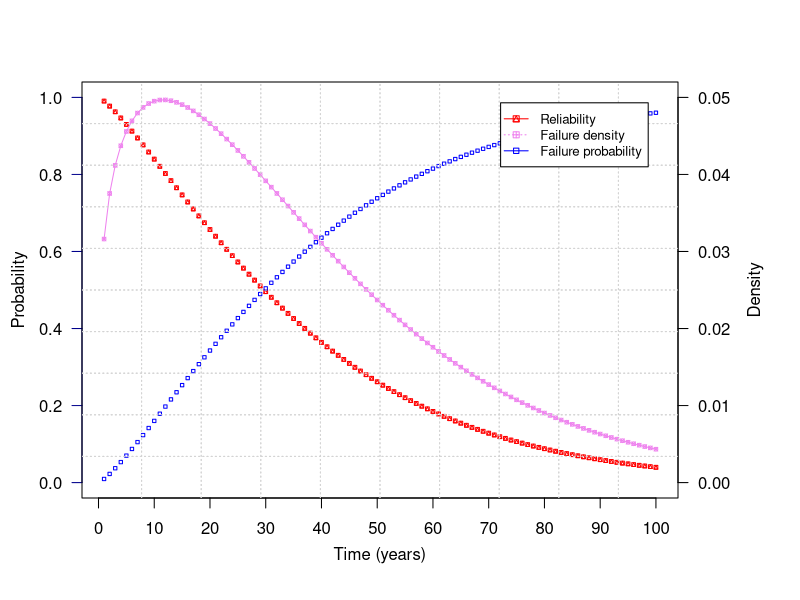

Write the R code that produced this figure.
# Evolution
YearMax<-100
alpha=0.0252
m=1.2665


survivalweib<-function(x,a,b){exp(-(a*x)^b)}
failureweib<-function(x,a,b){a*b*x^(b-1)*exp(-(a*x)^b)}
cdfweib<-function(x,a,b){1-exp(-(a*x)^b)}
x=c(1:YearMax)#"I1-GCS1"

#Bridge
par(mar=c(5, 4, 4, 6) + 0.1)

plot(survivalweib(x,alpha,m),pch=14,axes=FALSE,ylim=c(0,1),ylab="", xlab="",col="red",type="b",lwd=1,cex=0.5)
axis(2, ylim=c(0,1),col="darkblue",las=1)  ## las=1 makes horizontal labels
#mtext(expression(paste("Survival probability")),side=3,line=0.2, adj = -0.06 )
axis(1,pretty(range(c(1:100)),10))
mtext(expression(paste("Time (years)")),side=1,col="black",line=2.5)  
mtext(expression(paste("Probability")),side=2,col="black",line=2.5)  
box()

#par(new=TRUE)
#plot(cdfweib(x,data$alpha[2], data$m[2]),pch=13,axes=FALSE,ylim=c(0,1),ylab="", xlab="",col="blue",type="o",lwd=1,cex=0.5)

par(new=TRUE)
plot(failureweib(x,alpha,m),pch=13,axes=FALSE,ylim=c(0,0.05),ylab="", xlab="",col="violet",type="o",lwd=1,cex=0.5)
axis(4, ylim=c(0,0.05), col="black",col.axis="black",las=1)
mtext(expression(paste("Density")),side=4,col="black",line=3.5)  
grid(10, 10, col = "lightgray", lty = "dotted",lwd = par("lwd"), equilogs = TRUE)

par(new=TRUE)
plot(cdfweib(x,alpha,m),pch=22,axes=FALSE,ylim=c(0,1),ylab="", xlab="",col="blue",type="b",lwd=1,cex=0.5)
grid(10, 10, col = "lightgray", lty = "dotted",lwd = par("lwd"), equilogs = TRUE)




colors=c("red","violet","blue")

legend("topright",inset=.05,legend=c("Reliability", "Failure density","Failure probability"),text.col="black",lty=c(1,3,1),pch=c(14,12,22),col=colors, horiz=F,cex=0.8)
